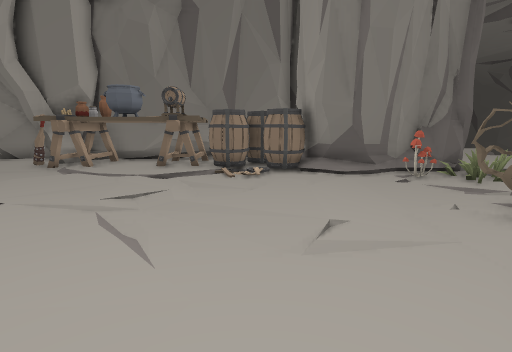
View 1 (above)

24 first-person views from a walk through a 3-D level made in the Unity game engine. The camera is 1.5 m above the floor, tilts 10° down and sees 85° across. The floor is counted in squares, 1 m on a side. Each view is taken from the middle of a square. On the plan, view 1 faces up. The plan holds only what a view shows up to about 14 squares ahead; the rest is blank. The place goes on beyond the plan. The player is left out. Some surface patterns are stand-ins.

View 2
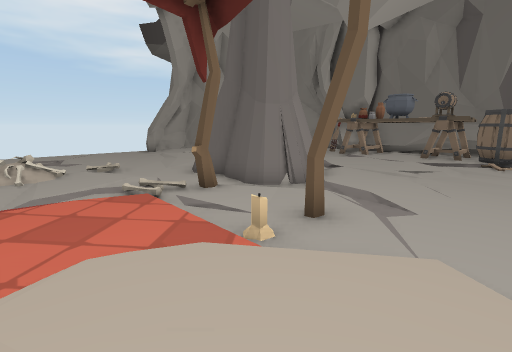

View 3
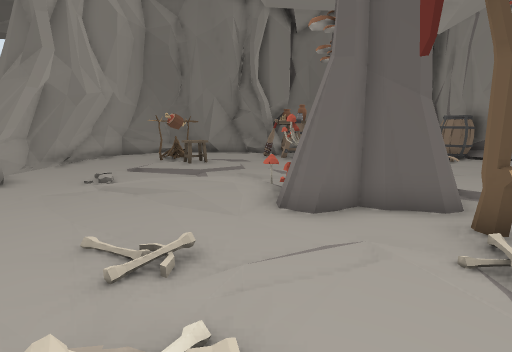

View 4
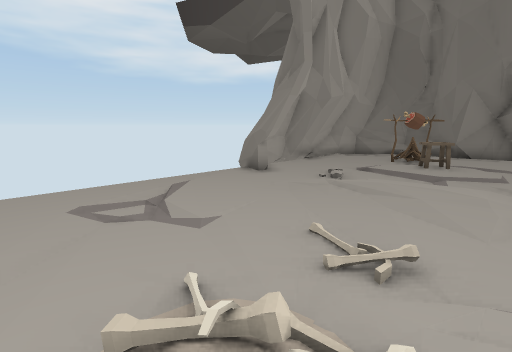

View 5
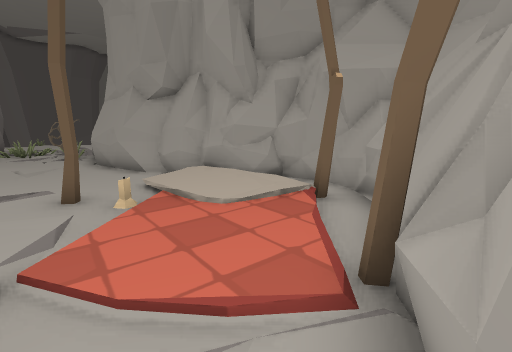

View 6
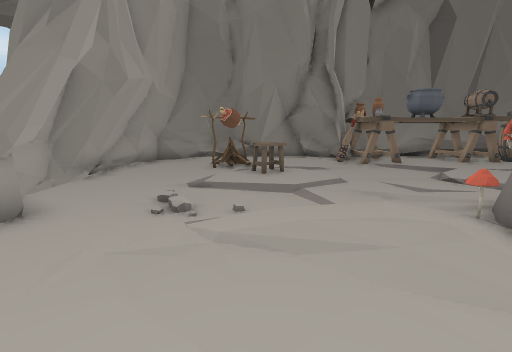

View 7
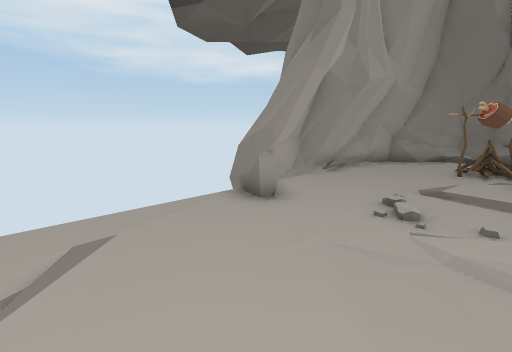

View 8
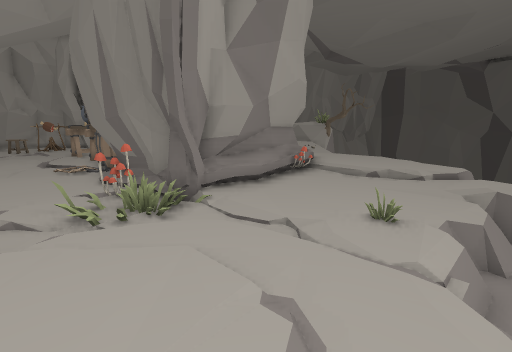

View 9
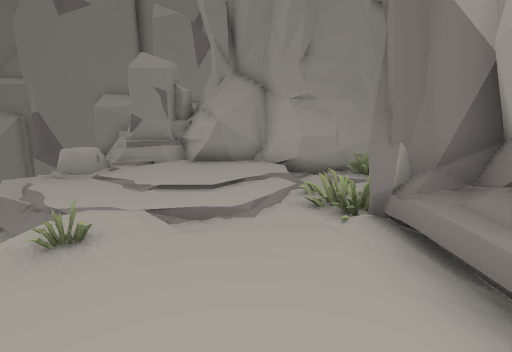

View 10
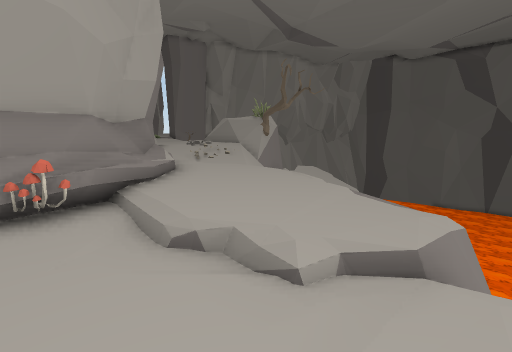

View 11
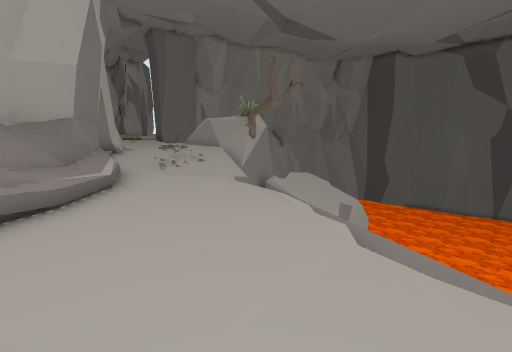

View 12
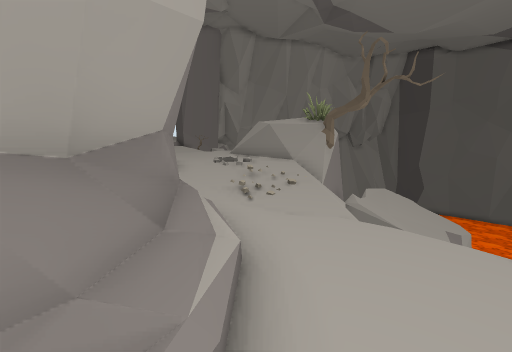

View 13
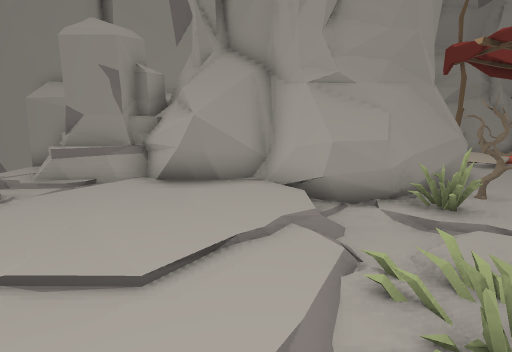

View 14
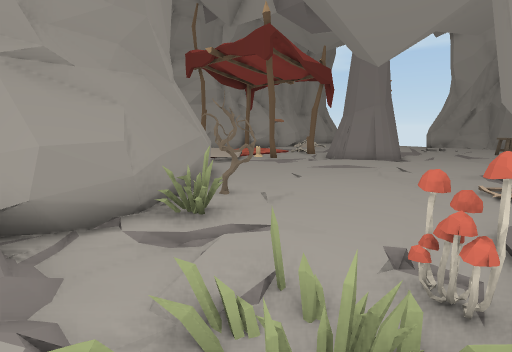

View 15
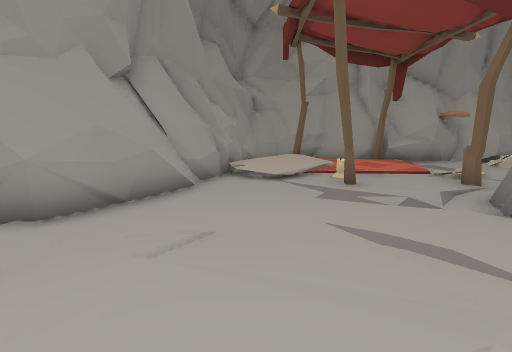

View 16
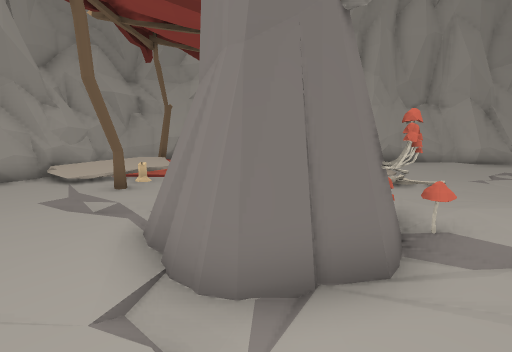

View 17
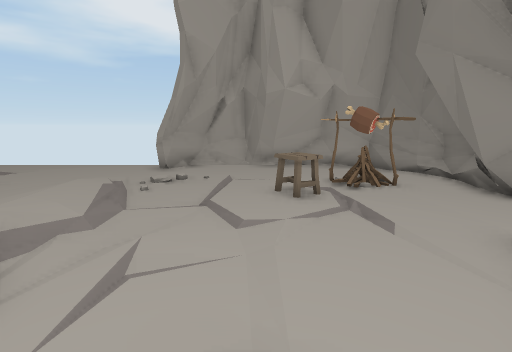

View 18
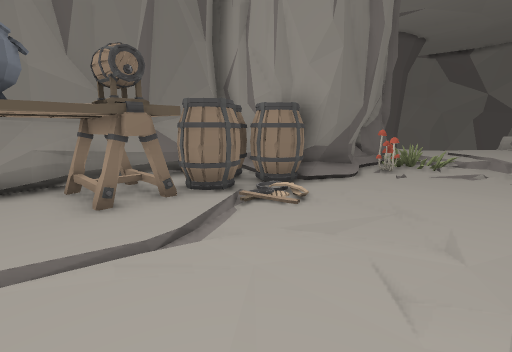

View 19
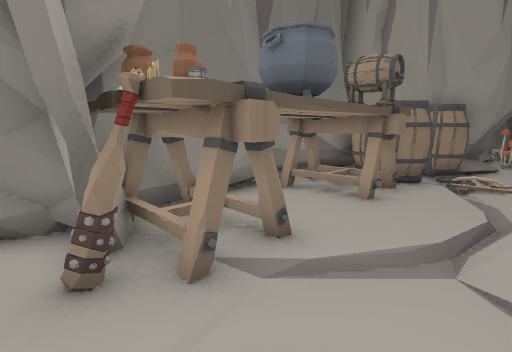

View 20
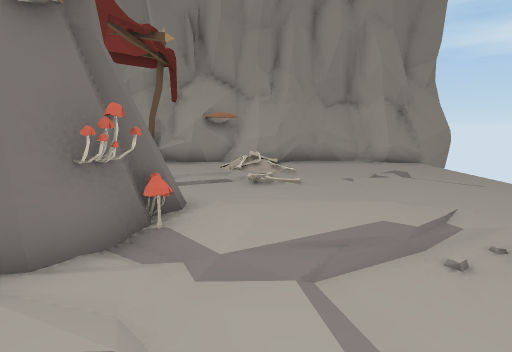

View 21
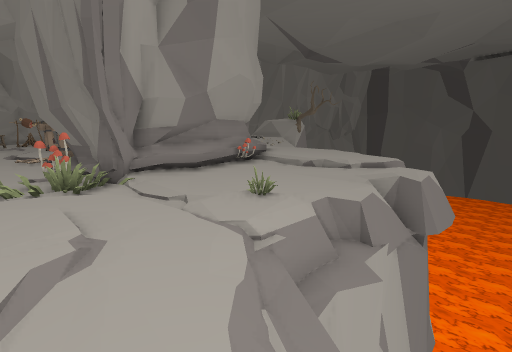

View 22
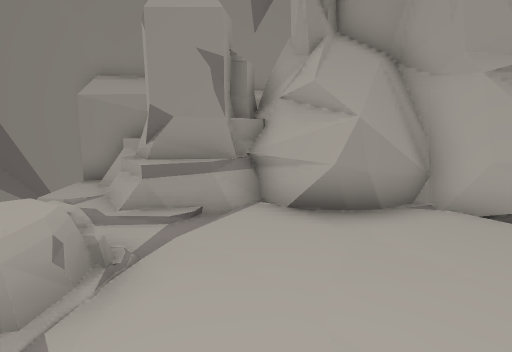

View 23
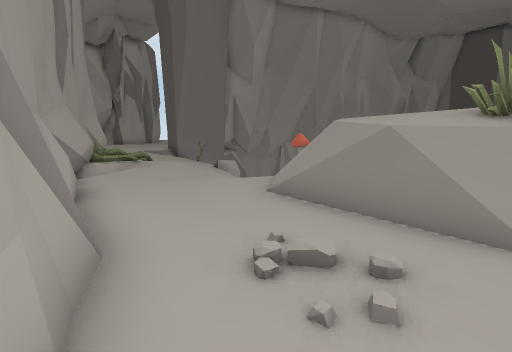

View 24
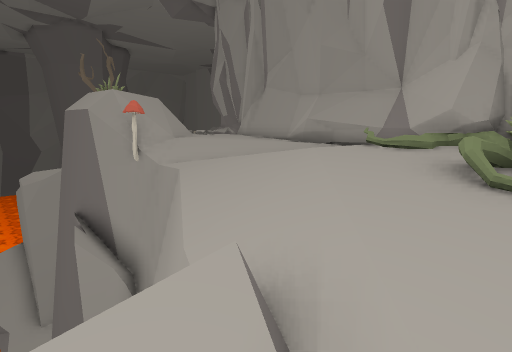

### Floor plan
Key: @ floor where view 1 was taken; # wall or solid block; . main floor; : floor 0.25 m higher than the main floor; - floor 0.25 m lower than the main floor; + floor 0.5 m higher than the main floor; * floor 0.75 m higher than the main floor; % floor 2.25 m higher than the main floor; / step, stairs or slope; = window, fence, low wall or low ledge; v drop or lower ground; T table; B barrel; M mushroom; R tree; C rock; E tent; A candle; U rug; N bonfire; S stool; O other object.
Columns run from 17 left of view 1 to 17 right of it. Each row starts with its distance up from view 1.
 30      /             vvvv
 29      //vv   vv  vv vvvv
 28      ////vv vvvvvv vvvvv
 27      ::///vvvM####=vvvvv
 26      +++/////==%%OOvvvvv
 25      ++++//:/*=##OORvv          v
 24   ##=#++/++////====v           vv
 23    ####*/++/++++***//v        vvv
 22       ###=/+++++//+//v        vvv
 21         #######+*++/++v       vv
 20              ####+++//++++vvv
 19                 #  //++++++.-v
 18                    ###/++++++v
 17                      ##/+++++:vv
 16                       #/////::vv
 15                       ##M:.::/vv
 14                        #::::./vv
 13   ##################   #/:::::vv
 12 ###..#..##TT TTT.BB#   #/::::/vv
 11 ##..O....#TTTTTBBBB#   #/:::O/vv
 10 #...N.....TTTTTBBBB######:..::vv
  9 #........../....//.###M.#..:::/v
  8 #....SS....////...........:::::/v
  7 #..........::::..........O:+++::/v
  6 #......................../+++++OO.v
  5 #.....................O../+++++O:v
  4 ##.././//.CCC........R.###++++:::
  3 v.../::+:M# C........#########OO+
  2 v....//:/M##C.......##   ####OOOO
  1 v........C.CC......##       ##OOOO
  0 v..........E...E.@.##        OO O#C
 -1 v......:......A.U..##
 -2  .......:...UUUUUU##
 -3  ...... /..UUUUUUU#
 -4  ...... /..UUUUUU.#
 -5 ##....##=###UUUU..#
 -6 ################.##
 -7              #####

Where each view was taken, in squares from view 1:
view 1: 0 up, 0 right, facing up
view 2: 4 down, 0 right, facing up-left
view 3: 4 down, 9 left, facing up
view 4: 4 down, 9 left, facing up-left
view 5: 4 down, 8 left, facing right
view 6: 1 down, 12 left, facing up
view 7: 1 down, 12 left, facing up-left
view 8: 6 up, 13 right, facing up-left
view 9: 14 up, 9 right, facing down
view 10: 14 up, 12 right, facing up-left
view 11: 16 up, 11 right, facing up-left
view 12: 16 up, 7 right, facing up-left
view 13: 10 up, 9 right, facing down
view 14: 9 up, 8 right, facing down-left
view 15: 7 up, 0 right, facing down
view 16: 7 up, 6 left, facing down
view 17: 7 up, 5 left, facing left
view 18: 5 up, 5 left, facing up-right
view 19: 8 up, 9 left, facing up-right
view 20: 7 up, 10 left, facing down
view 21: 7 up, 15 right, facing up-left
view 22: 8 up, 12 right, facing down
view 23: 20 up, 1 right, facing up-left
view 24: 30 up, 12 left, facing down-right
